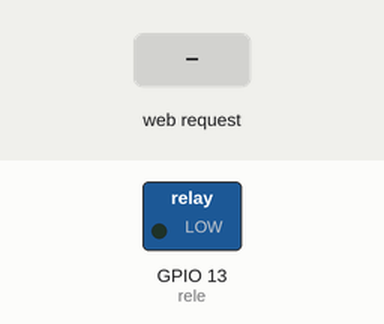
Recording of a sketch running on a simulated ESP8266 (NodeMCU). Parts: switched loads named in the sketch (green lamp = pin HIGH). The inputs (shaded band) are chosen by the test bench. WiFi joins after 1.5 s; servers stay silent unless stated; what the sketch prints to the serial monitor is not drawn.

Above: at 2.7 s.
2.8 s: HTTP request GET /filtro?filtrado=OFF received
At 3.5 s:
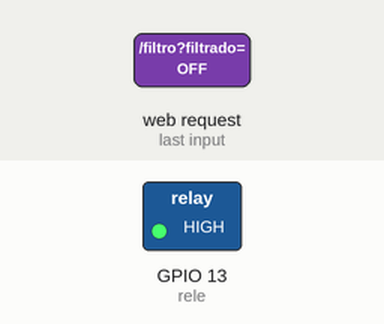
4.3 s: HTTP request GET /filtro?filtrado=ON received
At 4.6 s:
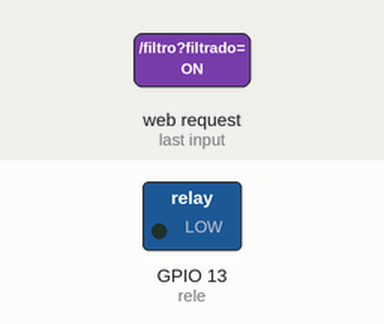
Timing chart, 0 to 7.3 s (numbered marks = the images above; inputs shaded):
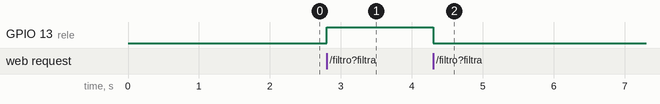

The sketch:

Server.ino.ino
```cpp
#include <ESP8266WiFi.h>
#include <WiFiClient.h>
#include <ESP8266WebServer.h>
#include <ESP8266mDNS.h>

const char* ssid = "Wifi para todos y todas";
const char* password = "Morena2016!";

ESP8266WebServer server(80);

const int rele = 13;

void handleRoot() {
  server.send(200, "text/plain", String("Bienvenido al sistema de filtro de picina") +
              String(" /filtro?filtrado=XX ON O OFF."));
}

void handleNotFound(){
  String message = "File Not Found\n\n";
  message += "URI: ";
  message += server.uri();
  message += "\nMethod: ";
  message += (server.method() == HTTP_GET)?"GET":"POST";
  message += "\nArguments: ";
  message += server.args();
  message += "\n";
  for (uint8_t i=0; i<server.args(); i++){
    message += " " + server.argName(i) + ": " + server.arg(i) + "\n";
  }
  server.send(404, "text/plain", message);
  digitalWrite(rele, 0);
}


void handleFiltro() {
  // We can read the desired status of the LEDs from the expected parameters that
  // should be passed in the URL.  We expect two parameters "led1" and "led2".
  String parametroFiltrado = server.arg("filtrado");

  // Check if the URL include a change of the LED status
  bool url_check = false;
  if((parametroFiltrado == "ON")||(parametroFiltrado == "OFF"))
    url_check = true;

  // It's not required to pass them both, so we check that they're exactly equal to
  // the strings ON or OFF by our design choice (this can be changed if you prefer
  // a different behavior)
  if (parametroFiltrado == "ON")
    digitalWrite(rele, LOW);
  else if (parametroFiltrado == "OFF")
    digitalWrite(rele, HIGH);

  if (url_check){
    // If we've set the LEDs to the requested status, we have the webserver
    // return an "OK" (200) response.  We also include the number of milliseconds
    // since the program started running.
    // Note: This number will overflow (go back to zero), after approximately 50 days.
    server.send(200, "text/plain", "OK");
    }
    else{
      if (parametroFiltrado=="ESTADO"){
        int estado = digitalRead(rele);
        if (estado==0)
        server.send(200, "text/plain", "ON");
        else
        server.send(200, "text/plain", "OFF");
      }
      else{
        server.send(200, "text/plain", "ERROR");
      }
    }
}

void setup(void){
  pinMode(rele, OUTPUT);
  digitalWrite(rele, 0);
  Serial.begin(115200);
  WiFi.begin(ssid, password);
  Serial.println("");

  // Wait for connection
  while (WiFi.status() != WL_CONNECTED) {
    delay(500);
    Serial.print(".");
  }
  Serial.println("");
  Serial.print("Connected to ");
  Serial.println(ssid);
  Serial.print("IP address: ");
  Serial.println(WiFi.localIP());

  if (MDNS.begin("esp8266")) {
    Serial.println("MDNS responder started");
  }

  server.on("/", HTTP_GET, handleRoot);

  server.on("/filtro", HTTP_GET, handleFiltro);

  server.onNotFound(handleNotFound);

  server.begin();

  Serial.println("HTTP server started");
}

void loop(void){
  server.handleClient();
}
```

Measured:
- after the input at 2.8 s, GPIO 13 (rele): LOW → HIGH at once
- after the input at 4.3 s, GPIO 13 (rele): HIGH → LOW at once
